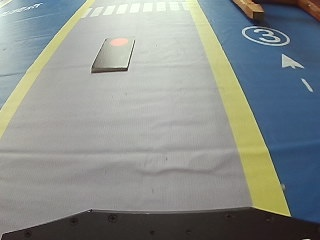
#> input picture 549.jpg, 320 x 240 px
$ python contrast_convert.py
#> lines starting #> are read from the running program, lines starting #| are printed output that depends on the picture
#> further down, img is the input picture: shape (240, 320, 3); mean B, G, R 139, 142.1, 136.6
import cv2
import numpy as np

def log(c, img):
    output_img = c*np.log(1.0+img)
    output_img = np.uint8(output_img+0.5)
    return output_img

def gamma(img, c, v):
#> called with c = 5e-08, v = 4
    lut = np.zeros(256, dtype=np.float32)
    for i in range(256):
        lut[i] = c * i ** v
    output_img = cv2.LUT(img, lut)
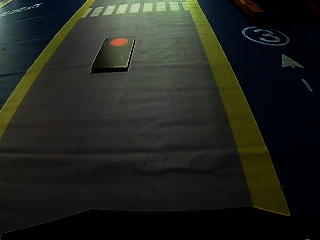
#> output_img: shape (240, 320, 3) float32; mean B, G, R 30.2, 36.4, 33.9
    output_img = np.uint8(output_img+0.5)  # 这句一定要加上
    return output_img


img = cv2.imread('549.jpg')
cv2.imshow("input",img)

out1 = gamma(img,0.00000005,4.0)
cv2.imshow('output1', out1)

out2 = log(20,img)
#> in log, `output_img = c*np.log(1.0+img)`:
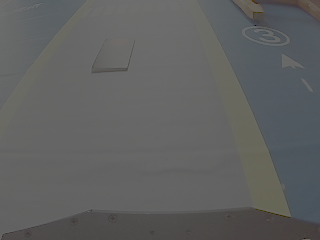
#> output_img: shape (240, 320, 3) float64; mean B, G, R 97, 97.2, 96.1
cv2.imshow('output2', out2)

cv2.waitKey(0)#保持图像


'''
img = cv2.imread('F:\python\work\cv_learn\gamma.png',1)

cv2.imshow('imput', img)
def gamma(img, c, v):
    lut = np.zeros(256, dtype=np.float32)
    for i in range(256):
        lut[i] = c * i ** v
    output_img = cv2.LUT(img, lut)
    output_img = np.uint8(output_img+0.5)  # 这句一定要加上
    return output_img

out2 = gamma(img,0.00000005,4.0)
cv2.imshow('output', out2)

cv2.waitKey(0)#保持图像
'''

$ run again, with 1.jpg copied over 549.jpg
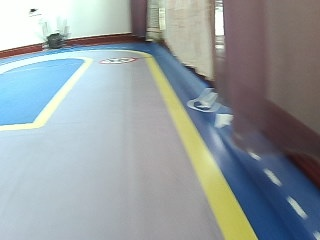
#> input picture 1.jpg, 320 x 240 px
#> img is the input picture: shape (240, 320, 3); mean B, G, R 159.6, 156.9, 148.5
#> in gamma, `output_img = cv2.LUT(img, lut)`:
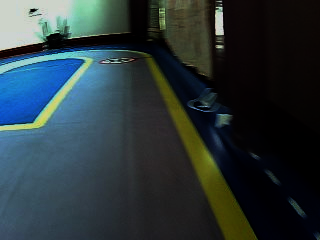
#> output_img: shape (240, 320, 3) float32; mean B, G, R 58.4, 55, 42.4
#> in log, `output_img = c*np.log(1.0+img)`:
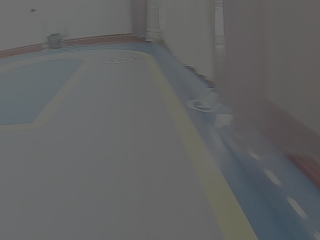
#> output_img: shape (240, 320, 3) float64; mean B, G, R 100, 99.4, 98.3

$ run again, with 2.jpg copied over 549.jpg
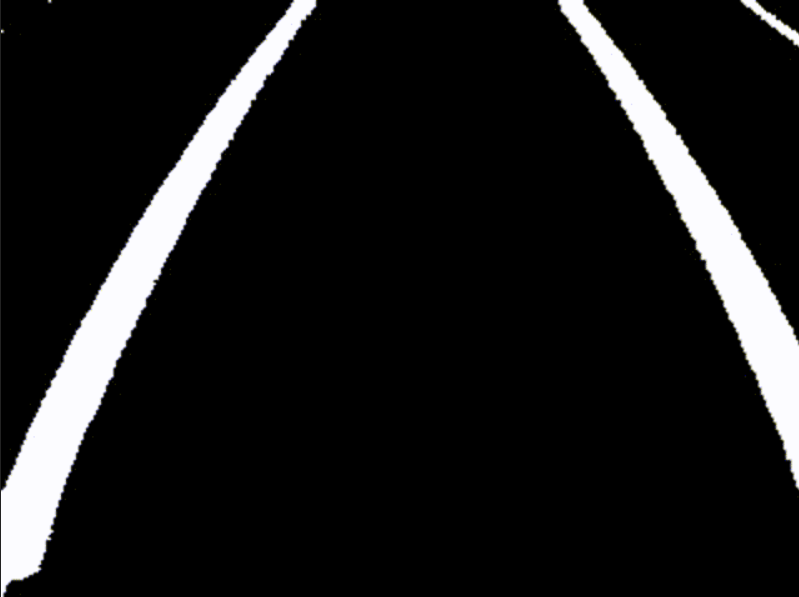
#> input picture 2.jpg, 799 x 597 px
#> img is the input picture: shape (597, 799, 3); mean B, G, R 24.9, 24.6, 24.6
#> in gamma, `output_img = cv2.LUT(img, lut)`:
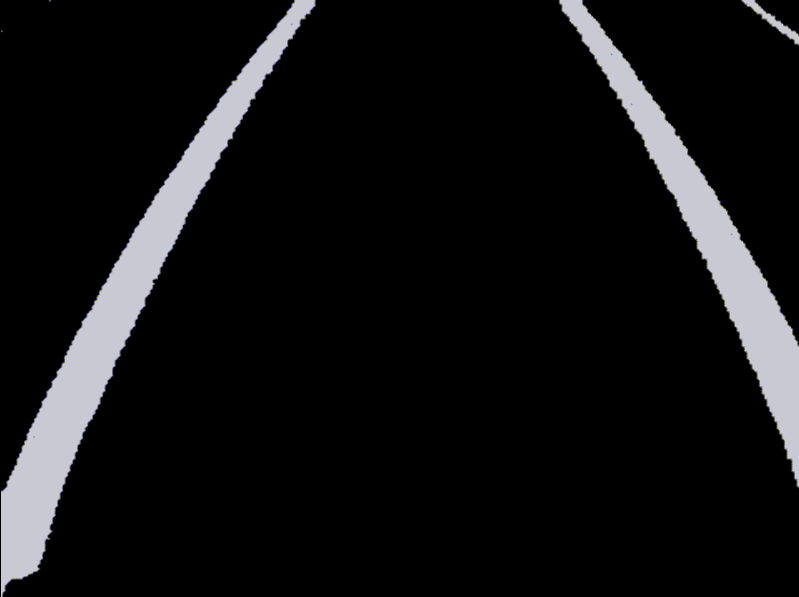
#> output_img: shape (597, 799, 3) float32; mean B, G, R 19.6, 18.7, 18.7
#> in log, `output_img = c*np.log(1.0+img)`:
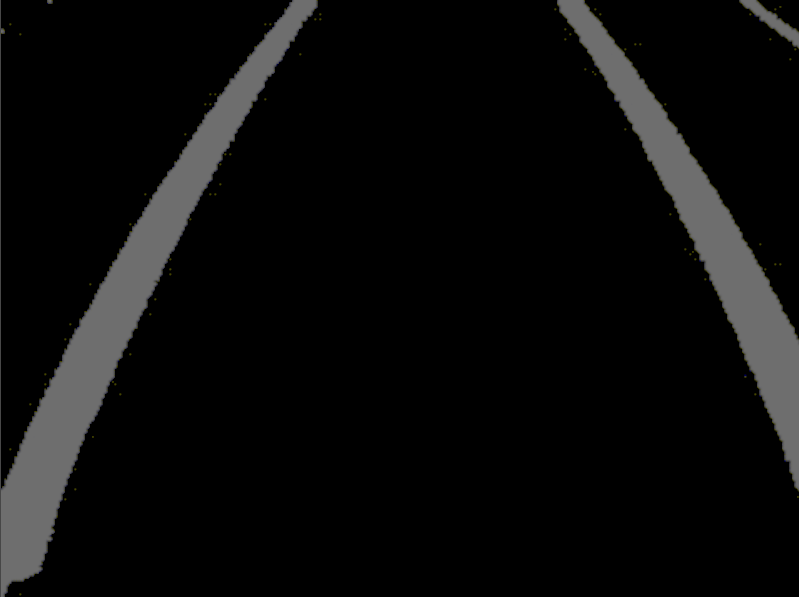
#> output_img: shape (597, 799, 3) float64; mean B, G, R 11.5, 11.6, 11.6

$ run again, with 519.jpg copied over 549.jpg
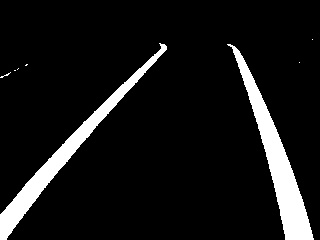
#> input picture 519.jpg, 320 x 240 px
#> img is the input picture: shape (240, 320, 3); min 0, max 255, mean 22.8
#> in gamma, `output_img = cv2.LUT(img, lut)`:
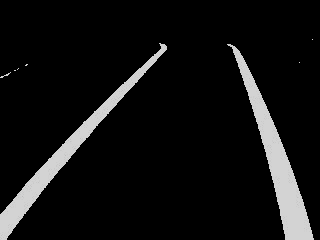
#> output_img: shape (240, 320, 3) float32; min 0, max 211.4, mean 18.8
#> in log, `output_img = c*np.log(1.0+img)`:
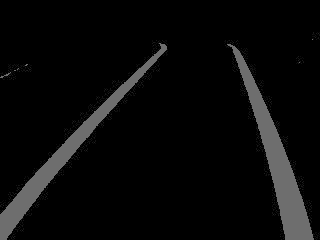
#> output_img: shape (240, 320, 3) float64; min 0, max 110.9, mean 10.4
